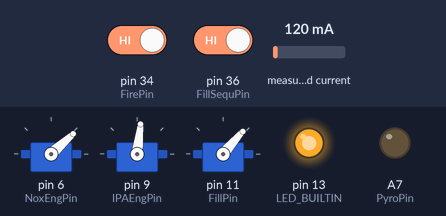
Recording of a program running on a simulated Teensy 4. Shown: 3 × servo, output pins drawn as LEDs (lit = HIGH). The inputs (shaded band) are chosen by the test bench; at power-on: pin 34 (FirePin) HIGH, pin 36 (FillSequPin) HIGH, measured current 120 mA. Pins used as bus, display or sensor lines are not drawn.

Above: at 1.2 s.
1.3 s: pin 34 (FirePin) driven LOW
At 2.2 s:
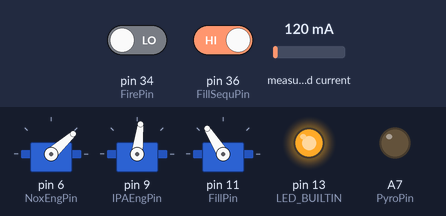
2.9 s: pin 34 (FirePin) driven HIGH
At 4.4 s:
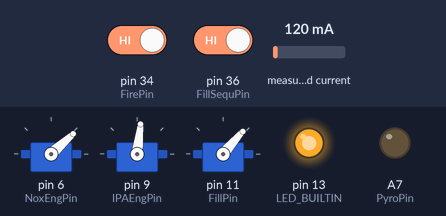
7.4 s: pin 36 (FillSequPin) driven HIGH
At 11.5 s:
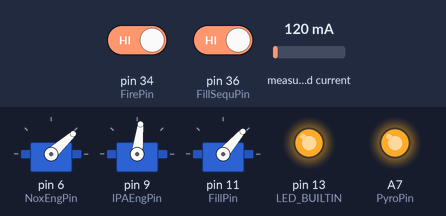
Timing chart, 0 to 14.6 s (numbered marks = the images above; inputs shaded):
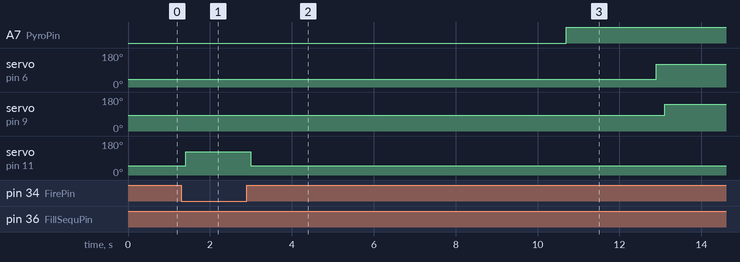

Measured:
- after the input at 1.3 s, servo on pin 11 (FillPin): 49° → 122° after 0.10 s
- after the input at 2.9 s, servo on pin 11 (FillPin): 122° → 49° after 0.10 s

The program:

main.cpp
```cpp
#include <Arduino.h>
#include <HardwareSerial.h>
#include "pressure_functions.h"
#include "Engine_functions.h"
#include <Servo.h>
#include <SD.h>

const int RS_DE_RE_SLAVE = 10;
unsigned long lastSensorReadTime = 0;
const int SENSOR_READ_INTERVAL_MS = 100; //200 for 5Hz pressure readings

unsigned long lastdisplay  = 0;
int DISPLAY_INTERVAL_MS  = 100;

File logFile;
char logFileName[32];


// Fire/Fill sequence variables
int PyroPin = 21;
int FillSequPin = 36;
int FirePin = 34;

int fillSeq = 0;

unsigned long clk_time = 0;

unsigned long FireStartTime = 0;
unsigned long FillStartTime = 0;
unsigned long AbortStartTime = 0;

unsigned long filltime = 0;
unsigned long launchtime = 0;
unsigned long aborttime = 0;


float Nox_pressure = 0;
float IPA_pressure = 0;


// RS485 transmit helper
void sendString(const String& data) {
    digitalWrite(RS_DE_RE_SLAVE, HIGH);  // switch to transmit
    delayMicroseconds(20);

    Serial2.print(data);
    Serial2.print('\n');
    Serial2.flush();
    digitalWrite(RS_DE_RE_SLAVE, LOW);   // back to receive
    delayMicroseconds(20);
}


void setup() {
    // turn the LED on (HIGH is the voltage level)
    pinMode(LED_BUILTIN, OUTPUT);
    digitalWrite(LED_BUILTIN, HIGH);

    Serial2.begin(9600);

    while (!Serial2 && millis() < 5000) {}

    pinMode(RS_DE_RE_SLAVE, OUTPUT);
    digitalWrite(RS_DE_RE_SLAVE, LOW);   // default receive
    sendString(String("RS485 Slave ready.\n"));

    //Serial2.flush();
    String PT_setup = SetupCurrentSensor();
    sendString(PT_setup);

    //Inputs and Outputs
    SetupControl(PyroPin, FirePin, FillSequPin);

}


void loop() {

  clk_time = millis();

  if(clk_time - lastSensorReadTime >= SENSOR_READ_INTERVAL_MS){
   lastSensorReadTime  = clk_time;
   Nox_pressure = ReadPressureTransducer(1); //1 is Nox, 2 is IPA line
   IPA_pressure = ReadPressureTransducer(2); //1 is Nox, 2 is IPA line
   sendString(String("P_o:")+String(Nox_pressure,3) + ","+String("P_i:")+String(IPA_pressure,3)+","+String("t:")+String(clk_time)+"\n");

  }


  //Rest mode, both fire and fill are low
  if (digitalRead(FillSequPin) == LOW && digitalRead(FirePin) == LOW ){
    Rest();
    fillSeq = 0;
    FillStartTime = clk_time;


    if(lastdisplay > clk_time ){
      lastdisplay = clk_time;
    }
    if(int (clk_time - lastdisplay) - DISPLAY_INTERVAL_MS  >= 0){
      lastdisplay = clk_time;
      sendString(String("Mode: REST \n"));
    }

  }

  //Fill mode, fire is low and fill is high
  if (digitalRead(FillSequPin) == HIGH && digitalRead(FirePin) == LOW){
      filltime = fillSequence(FillStartTime, clk_time, fillSeq);

      if(lastdisplay > filltime ){
        lastdisplay = filltime;
      }
      if(int (filltime - lastdisplay) - DISPLAY_INTERVAL_MS >= 0){
        lastdisplay = filltime;
        int ft = filltime/1000;

        sendString(String("Mode: FILL \n"));
        sendString(String("Fill Time: ")+ String(ft)+String(" s \n"));

    }

  }


  // Pyro safety when fire is low
  if (digitalRead(FirePin) == LOW){
    digitalWrite(PyroPin, LOW);

    FireStartTime = clk_time;
    AbortStartTime = clk_time;
  }


  // Launch mode when fire is high and fill is high
  if (digitalRead(FirePin) == HIGH && digitalRead(FillSequPin) == HIGH){
    fillSeq = 0; //get out of fill sequence


    launchtime = fireSequence(FireStartTime, clk_time, PyroPin);

    if(lastdisplay > launchtime){
      lastdisplay = launchtime;
    }
    if(int (launchtime - lastdisplay) - DISPLAY_INTERVAL_MS >= 0 ){
        lastdisplay = launchtime;
        int lt = launchtime/1000 -10;
        sendString(String("Mode: FIRE \n"));
        sendString(String("Launch Time: ")+ String(lt) +String(" s \n"));

    }
    AbortStartTime = clk_time;
    FillStartTime = clk_time;
  }

  // Abort mode when fire is high and fill is lows
  if (digitalRead(FirePin) == HIGH && digitalRead(FillSequPin) == LOW){
    fillSeq = 0;

    aborttime  = abortsequence(AbortStartTime, clk_time, PyroPin);

    if(lastdisplay > aborttime ){
      lastdisplay = aborttime;
    }

    if (int(aborttime - lastdisplay) - DISPLAY_INTERVAL_MS >= 0){
      lastdisplay = aborttime;
      int at = aborttime/1000 -3;
      sendString(String("Mode: ABORT \n"));

       if (at <= 0){
        sendString(String("ABORT IN: ")+ String(at) +String(" s"));

       }
    }

    FireStartTime = clk_time;
    FillStartTime = clk_time;

  }
}
```

Engine_functions.h
```cpp
#pragma once
#include <Arduino.h>

void SetupControl(int PyroPin, int FirePin, int FillSequPin);
void Rest();
unsigned long fillSequence(unsigned long FillStartTime, unsigned long clk_time, int fillSeq);
unsigned long fireSequence(unsigned long FireStartTime, unsigned long clk_time, int PyroPin);
unsigned long abortsequence(unsigned long AbortStartTime, unsigned long clk_time, int PyroPin);
```

pressure_functions.h
```cpp
#pragma once
#include <Arduino.h>
#include <Adafruit_INA219.h>


String SetupCurrentSensor();
float CurrentToPressure(float current, float intercept, float grad);
float ReadPressureTransducer(int PT);
//extern float pressure_readingglobal;
//extern float current_readingglobal;
```

Engine_functions.cpp
```cpp
#include <Arduino.h>
#include <Servo.h>
#include <Wire.h>
#include "Engine_functions.h"

Servo NoxEngServo;
Servo IPAEngServo;
Servo FillServo;

int NoxEngPin = 6;
int IPAEngPin = 9;
int FillPin = 11;


int NoxEngStartPPM = 980;
int IPAEngStartPPM = 1400;
int FillStartPPM = 1050;


int NoxdeltaPPM = 800;
int IPAdeltaPPM = 600;
int FilldeltaPPM = 750;

int PPMpos = 0;
int count = 0;

unsigned long pyro_start_time = 7800; //4000 for early pyro, 8800 for later pyro

void SetupControl(int PyroPin, int FirePin, int FillSequPin){
  //Servos
  NoxEngServo.attach(NoxEngPin);
  NoxEngServo.writeMicroseconds(NoxEngStartPPM);

  IPAEngServo.attach(IPAEngPin);
  IPAEngServo.writeMicroseconds(IPAEngStartPPM);

  FillServo.attach(FillPin);
  FillServo.writeMicroseconds(FillStartPPM);

  pinMode(PyroPin, OUTPUT);
  pinMode(FirePin, INPUT);
  pinMode(FillSequPin,  INPUT);

}
void Rest(){
   NoxEngServo.writeMicroseconds(NoxEngStartPPM);
   IPAEngServo.writeMicroseconds(IPAEngStartPPM);
   FillServo.writeMicroseconds(FillStartPPM);
}

unsigned long fillSequence(unsigned long FillStartTime, unsigned long clk_time, int fillSeq)
{
  unsigned long filltime = clk_time - FillStartTime;
  if(filltime >= 100){
    FillServo.writeMicroseconds(FilldeltaPPM+FillStartPPM);
  }

  return filltime;
}


unsigned long fireSequence(unsigned long FireStartTime, unsigned long clk_time, int PyroPin)
{
  unsigned long countdown =  clk_time - FireStartTime; //starts from zero to avoid negative long issues

  if(countdown >= 10200 ){
    IPAEngServo.writeMicroseconds(IPAEngStartPPM+IPAdeltaPPM);
  }

  else if(countdown  >= 10000){
    NoxEngServo.writeMicroseconds(NoxEngStartPPM+NoxdeltaPPM);
  }

  else if(countdown  >= pyro_start_time && (pyro_start_time+1000) >= countdown){
    digitalWrite(PyroPin, HIGH);
  }

  else if(countdown >= 100 ){
      FillServo.writeMicroseconds(FillStartPPM);
  }

  return countdown;
}


unsigned long abortsequence(unsigned long AbortStartTime, unsigned long clk_time, int PyroPin){
  unsigned long countdown =  clk_time - AbortStartTime; //starts from zero to avoid negative long issues
  if(countdown  >= 100){
  digitalWrite(PyroPin, LOW);
  }

  if(countdown  >= 3000){
    FillServo.writeMicroseconds(FillStartPPM);
  }

  if(countdown  >= 3300){
    NoxEngServo.writeMicroseconds(NoxEngStartPPM+NoxdeltaPPM);
  }

  return countdown;

}
```

pressure_functions.cpp
```cpp
#include "pressure_functions.h"
#include <Wire.h>

Adafruit_INA219 ina219A; //on default
Adafruit_INA219 ina219B(0x40);
float ina219intercept = -23.76;
float ina219gradient = 5.75;


// **Define the global variable here**
//float pressure_readingglobal = 0.0;
//float current_readingglobal = 0.0;

String SetupCurrentSensor()
{
    String status;

    if (!ina219A.begin()) {
        status = "Failed to find INA219 chip";
    } else if (!ina219B.begin())
    {
        status = "Failed to find INA219 chip";
    }
    else {
        ina219A.setCalibration_32V_1A();
        ina219B.setCalibration_32V_1A();
        status = "Successfully connected to both INA219 chip";
    }

    /*
    if (!ina219B.begin()) {
        status = "Failed to find INA219B chip";
    } else {
        ina219B.setCalibration_32V_1A();
        status = "Successfully connected to INA219B chip";
    }
    */

    return status;
}

float CurrentToPressure(float current, float intercept, float grad)
{
    return current * grad + intercept;
}

float ReadPressureTransducer(int PT)
{

    float currentmA = 0;
    float pressure_reading = 0;

    if(PT == 1){
    currentmA = ina219A.getCurrent_mA();
    pressure_reading = CurrentToPressure(currentmA, ina219intercept, ina219gradient);

    }


    if(PT == 2){
    currentmA = ina219B.getCurrent_mA();
    pressure_reading = CurrentToPressure(currentmA, ina219intercept, ina219gradient);
    }

    return pressure_reading;
    //pressure_readingglobal = pressure_reading; // update global
    //current_readingglobal = currentmA; // update global

}
```
